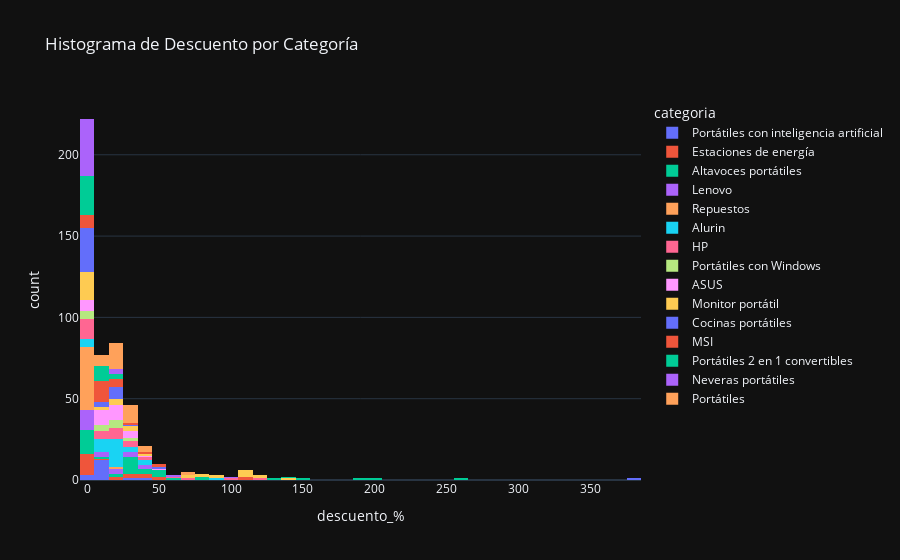

Notebook cell for this chart:
### Code cell
px.histogram(data_frame = df_portatiles,
                x          = "descuento_%",
                color      = "categoria",
                title      = "Histograma de Descuento por Categoría",
                template   = "plotly_dark")

### Figure 1 — Plotly figure (JSON) as saved in the notebook; plotly's stock layout.template omitted (floating-point values rounded to 4 significant figures)
{"data": [{"bingroup": "x", "hovertemplate": "categoria=Portátiles con inteligencia artificial<br>descuento_%=%{x}<br>count=%{y}<extra></extra>", "legendgroup": "Portátiles con inteligencia artificial", "marker": {"color": "#636efa", "pattern": {"shape": ""}}, "name": "Portátiles con inteligencia artificial", "orientation": "v", "showlegend": true, "type": "histogram", "x": [9.71, 35.23, 7.39, 10.01, 11.9, 12.11, 13.05, 7.39, 0.0, 0.0, 0.0, 12.16, 8.45, 7.28, 7.39, 10.01, 29.66], "xaxis": "x", "yaxis": "y"}, {"bingroup": "x", "hovertemplate": "categoria=Estaciones de energía<br>descuento_%=%{x}<br>count=%{y}<extra></extra>", "legendgroup": "Estaciones de energía", "marker": {"color": "#EF553B", "pattern": {"shape": ""}}, "name": "Estaciones de energía", "orientation": "v", "showlegend": true, "type": "histogram", "x": [50.16, 50.25, 16.71, 30.57, 41.97, 0.0, 15.0, 0.0, 12.67, 0.0, 0.0, 39.92, 0.0, 42.92, 0.0, 0.0, 28.4, 0.0, 0.0, 110.0, 105.9, 0.0, 0.0, 0.0, 0.0, 29.42], "xaxis": "x", "yaxis": "y"}, {"bingroup": "x", "hovertemplate": "categoria=Altavoces portátiles<br>descuento_%=%{x}<br>count=%{y}<extra></extra>", "legendgroup": "Altavoces portátiles", "marker": {"color": "#00cc96", "pattern": {"shape": ""}}, "name": "Altavoces portátiles", "orientation": "v", "showlegend": true, "type": "histogram", "x": [36.43, 255.8, 0.0, 0.0, 53.31, 29.07, 11.73, 0.0, 0.0, 61.22, 28.58, 28.58, 54.61, 28.58, 0.0, 0.0, 0.0, 0.0, 54.24, 25.21, 40.19, 78.23, 30.92, 0.0, 77.77, 31.79, 30.44, 53.85, 16.28, 131.4, 0.0, 0.0, 0.0, 16.28, 0.0, 0.0, 26.71, 32.45, 42.87, 0.0], "xaxis": "x", "yaxis": "y"}, {"bingroup": "x", "hovertemplate": "categoria=Lenovo<br>descuento_%=%{x}<br>count=%{y}<extra></extra>", "legendgroup": "Lenovo", "marker": {"color": "#ab63fa", "pattern": {"shape": ""}}, "name": "Lenovo", "orientation": "v", "showlegend": true, "type": "histogram", "x": [18.4, 21.1, 25.04, 42.15, 0.0, 0.0, 37.85, 0.0, 0.0, 0.0, 26.68, 0.0, 8.03, 0.0, 0.0, 28.13, 10.93, 23.85, 0.0, 0.0, 11.2, 0.0, 0.0], "xaxis": "x", "yaxis": "y"}, {"bingroup": "x", "hovertemplate": "categoria=Repuestos<br>descuento_%=%{x}<br>count=%{y}<extra></extra>", "legendgroup": "Repuestos", "marker": {"color": "#FFA15A", "pattern": {"shape": ""}}, "name": "Repuestos", "orientation": "v", "showlegend": true, "type": "histogram", "x": [0.0, 0.0, 0.0, 23.9, 0.0, 0.0, 0.0, 0.0, 0.0, 0.0, 0.0, 0.0, 0.0, 0.0, 0.0, 0.0, 0.0, 0.0, 0.0, 0.0, 0.0, 0.0, 0.0, 0.0, 0.0, 0.0, 0.0, 0.0, 0.0, 0.0, 0.0, 0.0, 0.0, 0.0, 0.0, 0.0, 0.0, 0.0, 0.0, 0.0], "xaxis": "x", "yaxis": "y"}, {"bingroup": "x", "hovertemplate": "categoria=Alurin<br>descuento_%=%{x}<br>count=%{y}<extra></extra>", "legendgroup": "Alurin", "marker": {"color": "#19d3f3", "pattern": {"shape": ""}}, "name": "Alurin", "orientation": "v", "showlegend": true, "type": "histogram", "x": [18.0, 18.31, 22.22, 36.37, 14.52, 17.86, 17.86, 22.73, 21.28, 14.06, 27.91, 22.73, 20.83, 19.75, 22.22, 18.6, 24.39, 21.28, 38.78, 0.0, 88.91, 0.0, 11.11, 9.52, 8.16, 9.76, 0.0, 7.96, 7.0, 18.0, 0.0, 43.18, 16.67, 17.54, 27.91, 0.0, 26.09], "xaxis": "x", "yaxis": "y"}, {"bingroup": "x", "hovertemplate": "categoria=HP<br>descuento_%=%{x}<br>count=%{y}<extra></extra>", "legendgroup": "HP", "marker": {"color": "#FF6692", "pattern": {"shape": ""}}, "name": "HP", "orientation": "v", "showlegend": true, "type": "histogram", "x": [21.24, 20.02, 23.91, 12.52, 14.31, 19.08, 30.79, 0.0, 35.17, 11.14, 10.16, 20.01, 118.4, 100.2, 0.0, 33.36, 27.32, 0.0, 0.0, 0.0, 0.0, 22.93, 60.12, 33.36, 43.28, 23.11, 66.78, 0.0, 0.0, 0.0, 0.0, 9.76, 0.0, 0.0], "xaxis": "x", "yaxis": "y"}, {"bingroup": "x", "hovertemplate": "categoria=Portátiles con Windows<br>descuento_%=%{x}<br>count=%{y}<extra></extra>", "legendgroup": "Portátiles con Windows", "marker": {"color": "#B6E880", "pattern": {"shape": ""}}, "name": "Portátiles con Windows", "orientation": "v", "showlegend": true, "type": "histogram", "x": [17.89, 8.12, 7.89, 0.0, 8.58, 16.91, 0.0, 25.07, 24.52, 0.0, 17.46, 14.06, 32.44, 21.95, 0.0, 0.0], "xaxis": "x", "yaxis": "y"}, {"bingroup": "x", "hovertemplate": "categoria=ASUS<br>descuento_%=%{x}<br>count=%{y}<extra></extra>", "legendgroup": "ASUS", "marker": {"color": "#FF97FF", "pattern": {"shape": ""}}, "name": "ASUS", "orientation": "v", "showlegend": true, "type": "histogram", "x": [13.72, 24.18, 34.54, 7.7, 25.02, 24.45, 18.3, 15.41, 21.98, 48.33, 35.23, 9.45, 13.23, 0.0, 20.04, 0.0, 12.02, 8.34, 23.29, 7.5, 16.95, 25.06, 0.0, 0.0, 25.26, 0.0, 23.82, 13.36, 11.66, 0.0, 0.0], "xaxis": "x", "yaxis": "y"}, {"bingroup": "x", "hovertemplate": "categoria=Monitor portátil<br>descuento_%=%{x}<br>count=%{y}<extra></extra>", "legendgroup": "Monitor portátil", "marker": {"color": "#FECB52", "pattern": {"shape": ""}}, "name": "Monitor portátil", "orientation": "v", "showlegend": true, "type": "histogram", "x": [80.81, 135.3, 69.12, 31.01, 33.73, 120.6, 107.3, 120.6, 0.0, 0.0, 107.3, 88.92, 0.0, 41.18, 0.0, 0.0, 108.4, 81.83, 0.0, 20.1, 17.44, 0.0, 11.21, 65.65, 11.14, 0.0, 0.0, 0.0, 0.0, 0.0, 19.5, 0.0, 107.3, 88.92, 28.88, 20.0, 0.0, 0.0, 0.0, 0.0], "xaxis": "x", "yaxis": "y"}, {"bingroup": "x", "hovertemplate": "categoria=Cocinas portátiles<br>descuento_%=%{x}<br>count=%{y}<extra></extra>", "legendgroup": "Cocinas portátiles", "marker": {"color": "#636efa", "pattern": {"shape": ""}}, "name": "Cocinas portátiles", "orientation": "v", "showlegend": true, "type": "histogram", "x": [24.86, 21.05, 0.0, 13.86, 0.0, 26.62, 15.96, 0.0, 21.52, 0.0, 0.0, 0.0, 0.0, 0.0, 0.0, 0.0, 0.0, 11.0, 0.0, 53.84, 17.65, 0.0, 17.66, 17.65, 0.0, 0.0, 0.0, 0.0, 0.0, 0.0, 0.0, 375.7, 0.0, 8.06, 0.0, 0.0, 0.0, 0.0, 0.0, 0.0], "xaxis": "x", "yaxis": "y"}, {"bingroup": "x", "hovertemplate": "categoria=MSI<br>descuento_%=%{x}<br>count=%{y}<extra></extra>", "legendgroup": "MSI", "marker": {"color": "#EF553B", "pattern": {"shape": ""}}, "name": "MSI", "orientation": "v", "showlegend": true, "type": "histogram", "x": [17.56, 7.89, 7.8, 50.08, 11.12, 36.98, 33.38, 9.1, 46.65, 12.8, 8.35, 0.0, 15.4, 0.0, 7.3, 10.31, 9.53, 0.0, 22.25, 0.0, 9.53, 11.73, 0.0, 9.34, 19.37, 0.0, 0.0, 11.01, 20.84, 0.0], "xaxis": "x", "yaxis": "y"}, {"bingroup": "x", "hovertemplate": "categoria=Portátiles 2 en 1 convertibles<br>descuento_%=%{x}<br>count=%{y}<extra></extra>", "legendgroup": "Portátiles 2 en 1 convertibles", "marker": {"color": "#00cc96", "pattern": {"shape": ""}}, "name": "Portátiles 2 en 1 convertibles", "orientation": "v", "showlegend": true, "type": "histogram", "x": [185.7, 8.7, 23.41, 0.0, 22.0, 0.0, 13.93, 6.98, 13.34, 0.0, 15.81, 10.44, 0.0, 0.0, 11.12, 0.0, 0.0, 0.0, 0.0, 200.0, 0.0, 0.0, 0.0, 0.0, 8.7, 7.15, 7.15, 0.0, 0.0, 0.0, 0.0, 150.0, 0.0, 0.0, 0.0, 0.0, 0.0, 144.4, 0.0, 0.0], "xaxis": "x", "yaxis": "y"}, {"bingroup": "x", "hovertemplate": "categoria=Neveras portátiles<br>descuento_%=%{x}<br>count=%{y}<extra></extra>", "legendgroup": "Neveras portátiles", "marker": {"color": "#ab63fa", "pattern": {"shape": ""}}, "name": "Neveras portátiles", "orientation": "v", "showlegend": true, "type": "histogram", "x": [0.0, 0.0, 0.0, 100.4, 0.0, 57.02, 0.0, 0.0, 0.0, 0.0, 0.0, 0.0, 0.0, 0.0, 0.0, 0.0, 0.0, 0.0, 0.0, 0.0, 0.0, 0.0, 0.0, 0.0, 0.0, 0.0, 0.0, 0.0, 17.64, 0.0, 0.0, 0.0, 0.0, 24.44, 24.86, 0.0, 0.0, 0.0, 0.0, 0.0], "xaxis": "x", "yaxis": "y"}, {"bingroup": "x", "hovertemplate": "categoria=Portátiles<br>descuento_%=%{x}<br>count=%{y}<extra></extra>", "legendgroup": "Portátiles", "marker": {"color": "#FFA15A", "pattern": {"shape": ""}}, "name": "Portátiles", "orientation": "v", "showlegend": true, "type": "histogram", "x": [24.0, 13.53, 34.38, 39.67, 23.22, 25.97, 20.02, 25.05, 37.71, 23.32, 68.76, 19.26, 23.91, 20.04, 25.02, 30.79, 25.02, 15.06, 18.76, 12.09, 66.89, 24.81, 29.45, 14.9, 19.59, 11.69, 16.52, 9.68, 13.23, 29.36, 35.18, 26.34, 7.44, 15.06, 15.81, 43.9, 33.06, 15.06, 27.69, 22.75], "xaxis": "x", "yaxis": "y"}], "layout": {"barmode": "relative", "legend": {"title": {"text": "categoria"}, "tracegroupgap": 0}, "title": {"text": "Histograma de Descuento por Categoría"}, "xaxis": {"anchor": "y", "domain": [0, 1], "title": {"text": "descuento_%"}}, "yaxis": {"anchor": "x", "domain": [0, 1], "title": {"text": "count"}}}}
